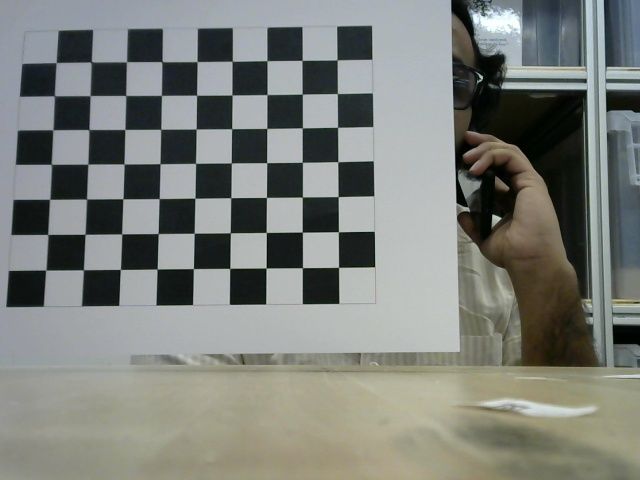
#> input picture Camera-Calibration/checkerboard_images/img_00.jpg, 640 x 480 px, given in place of the camera
$ python cam_feed.py
#> lines starting #> are read from the running program, lines starting #| are printed output that depends on the picture; after the words box and inside, x2 and y2 are one past the last pixel; in counts of white or black regions, pixels touching at a corner belong together
import cv2
import numpy as np


cap = cv2.VideoCapture(0)

def draw_grid(frame, x, y, levels):

    # print(frame.shape[0]) # 480
    # print(frame.shape[1]) # 640
    # ___________ y
    # |
    # |
    # |
    # |
    # x
    start_x = 245
    end_x = 400
    start_y = 250
    end_y = 375

    cv2.line(frame, (start_x, x), (start_x, end_x), color=(255, 0, 255), thickness=1)
    cv2.line(frame, (start_x+x, x), (start_x+x, end_x), color=(255, 0, 255), thickness=1)
    cv2.line(frame, (start_x+2*x, x), (start_x+2*x, end_x), color=(255, 0, 255), thickness=1)
    cv2.line(frame, (start_x+3*x, x), (start_x+3*x, end_x), color=(255, 0, 255), thickness=1)

    # for i in range(levels):

    cv2.line(frame, (start_y, y + end_y), (end_x, y + end_y), color=(255, 0, 255),thickness=1)


while True:

    ret, image = cap.read()
#> image is the input picture: shape (480, 640, 3); mean B, G, R 122.3, 127.6, 124.4

    # b & w
    gray = cv2.cvtColor(image, cv2.COLOR_BGR2GRAY)
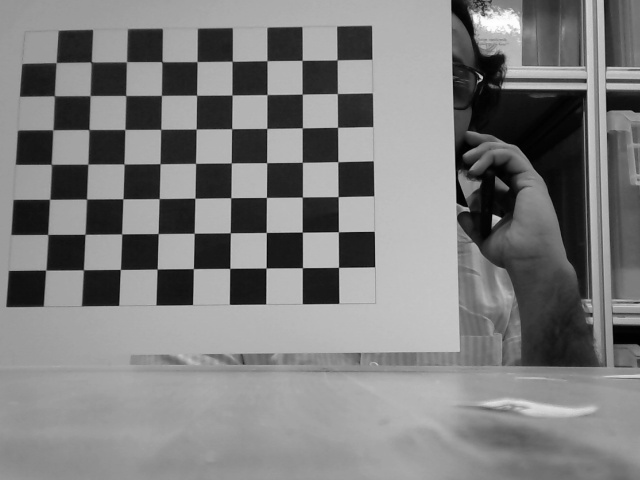
#> gray: shape (480, 640); min 0, max 255, mean 126.1

    # gaussian blur
    blur = cv2.GaussianBlur(gray, (5,5), 0)


    thresh = cv2.adaptiveThreshold(blur, 255, cv2.ADAPTIVE_THRESH_GAUSSIAN_C, cv2.THRESH_BINARY_INV, 11, 2)
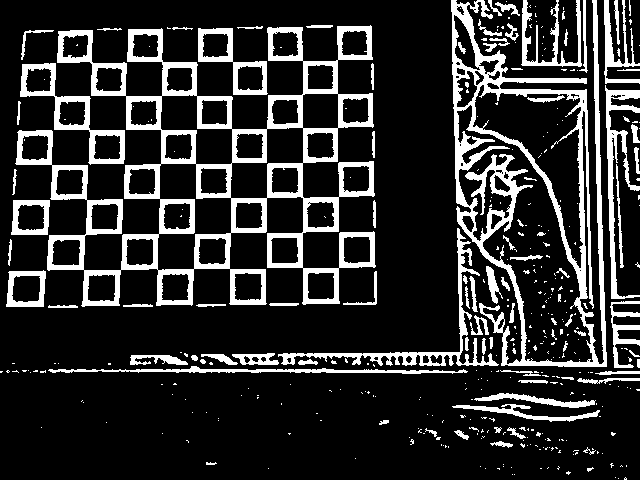
#> thresh: shape (480, 640); 17.7% white; 393 white regions (303 under 20 px)
    # cv2.imshow("thresh", thresh)

    contours, _ = cv2.findContours(thresh, cv2.RETR_EXTERNAL, cv2.CHAIN_APPROX_SIMPLE)
#> contours = 281 contours, 219 with area under 20; largest, box (x1, y1, x2, y2) and area: (15, 25, 376, 307) 48735, (451, 0, 607, 367) 34148, (20, 63, 125, 165) 3333, (198, 28, 268, 95) 2176, (278, 228, 499, 366) 1882


    for contour in contours:
        # Get bounding rectangle around the contour
        x, y, w, h = cv2.boundingRect(contour)

        # Ensure the detected region is approximately 50x50 pixels (small "X" shape)
        if 30 < w < 60 and 30 < h < 60:
            aspect_ratio = w / float(h)  # Should be close to 1 for square-like "X"
            area = cv2.contourArea(contour)
            perimeter = cv2.arcLength(contour, True)
            compactness = (4 * np.pi * area) / (perimeter ** 2) if perimeter > 0 else 0  # Shape similarity score

            # Confidence Check: Ensure shape is square-like and compact
            confidence = (1.0 - abs(aspect_ratio - 1)) * compactness
            if confidence > 0.65:
                cv2.rectangle(image, (x, y), (x + w, y + h), (0, 255, 0), 2)  # Draw green rectangle
                cv2.putText(image, f"X Detected ({confidence:.2f})", (x, y - 10),
                            cv2.FONT_HERSHEY_SIMPLEX, 0.5, (0, 255, 0), 2)
#> this loop made 281 passes
#> (x, y, w, h, aspect_ratio, area, perimeter, compactness) on passes 209, 210, 217: (343, 271, 34, 34, 1, 102.5, 135.2, 0.0705), (6, 270, 40, 37, 1.08, 1264.5, 146.7, 0.738), (11, 200, 39, 35, 1.11, 1205, 141.7, 0.755)
#> (x, y, w, h) on passes 1 to 6: (618, 478, 1, 1), (624, 477, 3, 3), (615, 477, 1, 1), (514, 474, 1, 1), (512, 474, 1, 1), (566, 471, 5, 4)
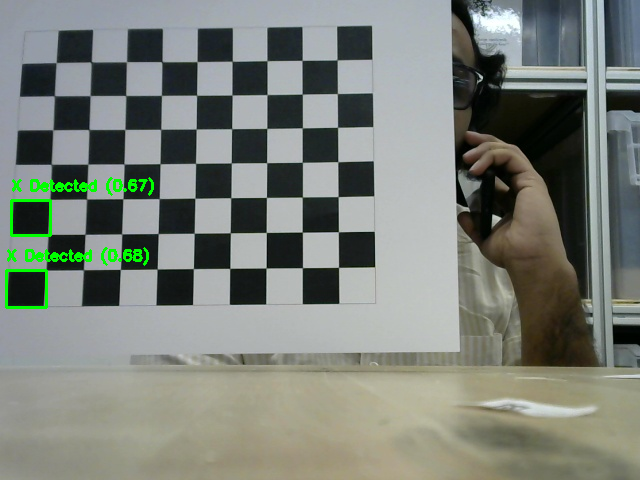
#> image: shape (480, 640, 3); 0.92% of pixels changed, all inside (x1, y1, x2, y2) = (5, 177, 154, 309)


    cv2.imshow("Threshold", thresh)
    cv2.imshow("X Detection", image)


    if cv2.waitKey(1) & 0xFF == ord('q'):
#> (key q is pressed here)
        break

cap.release()
cv2.destroyAllWindows()

$ run again, on Camera-Calibration/checkerboard_images/img_01.jpg
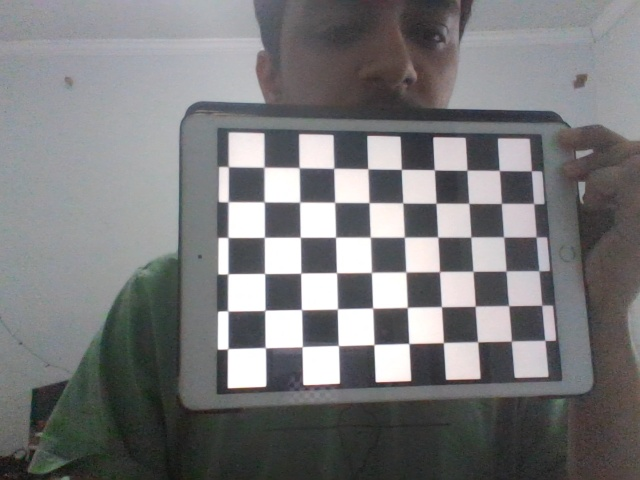
#> input picture Camera-Calibration/checkerboard_images/img_01.jpg, 640 x 480 px, given in place of the camera
#> image is the input picture: shape (480, 640, 3); mean B, G, R 122.2, 121, 121
#> `thresh = cv2.adaptiveThreshold(blur, 255, cv2.ADAPTIVE_THRESH_GAUSSIAN..`:
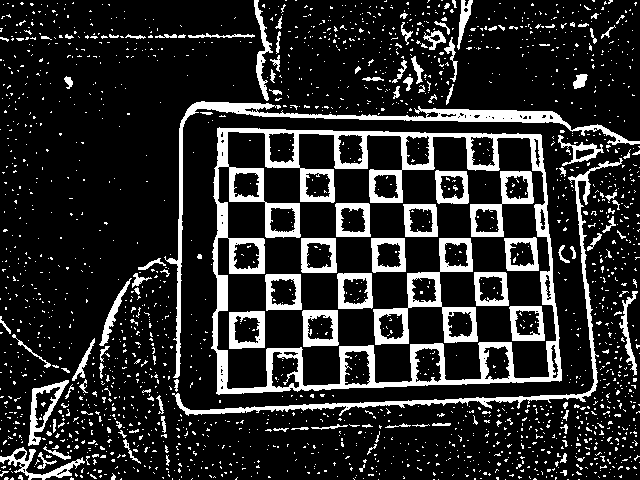
#> thresh: shape (480, 640); 16.5% white; 2009 white regions (1883 under 20 px)
#> contours = 1860 contours, 1803 with area under 20; largest, box (x1, y1, x2, y2) and area: (211, 127, 562, 395) 85635, (164, 101, 640, 378) 3866, (172, 158, 623, 416) 2390, (28, 380, 69, 446) 1096, (0, 447, 85, 480) 648
#> the loop `for contour in contours:` made 1860 passes
#> (x, y, w, h, aspect_ratio, area, perimeter, compactness) on passes 881, 1254: (12, 334, 39, 34, 1.15, 69.5, 119.8, 0.0609), (558, 135, 46, 31, 1.48, 419.5, 217.2, 0.112)

$ run again, on Camera-Calibration/checkerboard_images/img_02.jpg
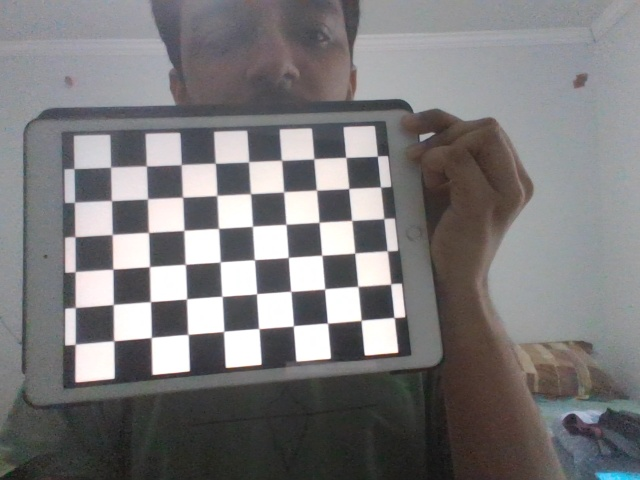
#> input picture Camera-Calibration/checkerboard_images/img_02.jpg, 640 x 480 px, given in place of the camera
#> image is the input picture: shape (480, 640, 3); mean B, G, R 122.5, 121.4, 123
#> `thresh = cv2.adaptiveThreshold(blur, 255, cv2.ADAPTIVE_THRESH_GAUSSIAN..`:
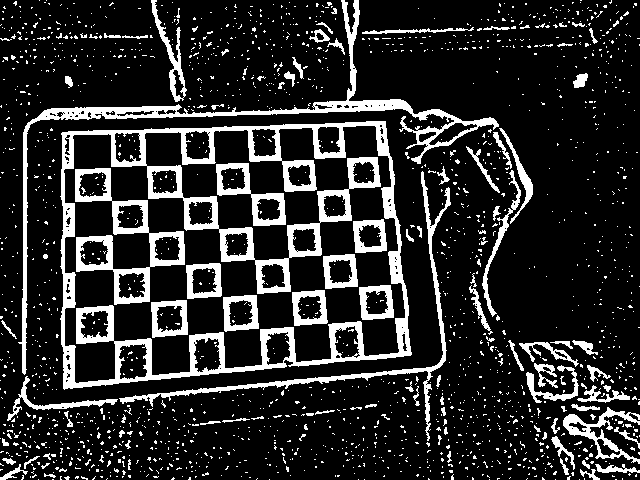
#> thresh: shape (480, 640); 16.6% white; 1837 white regions (1734 under 20 px)
#> contours = 1705 contours, 1652 with area under 20; largest, box (x1, y1, x2, y2) and area: (60, 121, 412, 390) 82581, (18, 0, 499, 375) 5603, (119, 171, 451, 441) 1998, (563, 407, 640, 464) 1146, (151, 0, 187, 102) 760
#> the loop `for contour in contours:` made 1705 passes
#> (x, y, w, h, aspect_ratio, area, perimeter, compactness) on passes 762, 1104: (526, 365, 53, 38, 1.39, 409, 275.3, 0.0678), (466, 146, 34, 47, 0.723, 162.5, 143.1, 0.0997)

$ run again, on Camera-Calibration/checkerboard_images/img_03.jpg
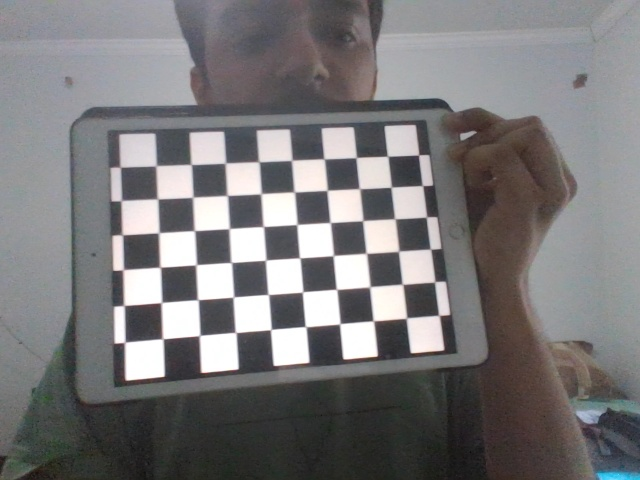
#> input picture Camera-Calibration/checkerboard_images/img_03.jpg, 640 x 480 px, given in place of the camera
#> image is the input picture: shape (480, 640, 3); mean B, G, R 121.4, 120.2, 121.7
#> `thresh = cv2.adaptiveThreshold(blur, 255, cv2.ADAPTIVE_THRESH_GAUSSIAN..`:
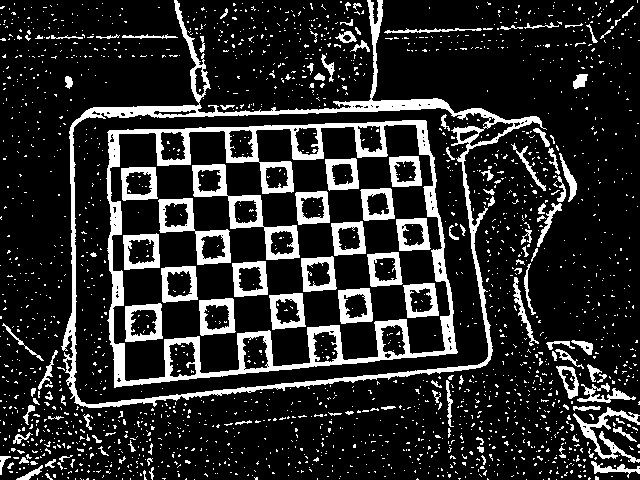
#> thresh: shape (480, 640); 16.7% white; 2039 white regions (1914 under 20 px)
#> contours = 1784 contours, 1728 with area under 20; largest, box (x1, y1, x2, y2) and area: (61, 0, 547, 408) 116800, (573, 407, 640, 463) 698, (556, 366, 579, 399) 397, (577, 383, 636, 403) 308, (513, 277, 539, 346) 242
#> the loop `for contour in contours:` made 1784 passes
#> (x, y, w, h, aspect_ratio, area, perimeter, compactness) on passes 919, 1217: (2, 323, 42, 38, 1.11, 82.5, 124.3, 0.0671), (511, 143, 35, 48, 0.729, 155.5, 161.6, 0.0748)
